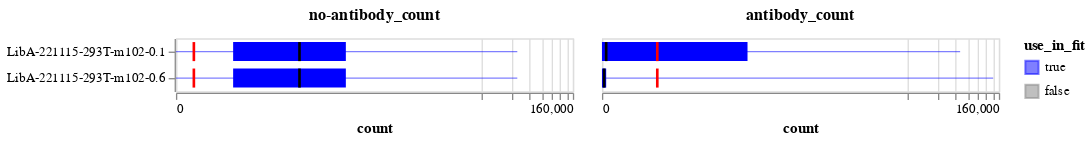

Here is the notebook cell this chart was saved with:
### Markdown cell above
Now plot the distribution of no-antibody and antibody counts versus the thresholds.
Recall we keep variants that meet **either** threshold, and in an ideal experiment all variants would meet the no-antibody threshold but we may expect only a small fraction (true escape mutations) to meet the antibody threshold.

In the plots below, the bars span the interquartile range, the lines go from min to max, the dark black line is the median, and the red line is the threshold for counts to be retained (a variant only needs to meet one threshold).

### Code cell
count_summary = (
    prob_escape.melt(
        id_vars=["sample", "concentration", "use_in_fit"],
        value_vars=["antibody_count", "no-antibody_count"],
        var_name="count_type",
        value_name="count",
    )
    .groupby(["sample", "concentration", "use_in_fit", "count_type"], as_index=False)
    .aggregate(
        median=pd.NamedAgg("count", "median"),
        q1=pd.NamedAgg("count", lambda s: s.quantile(0.25)),
        q3=pd.NamedAgg("count", lambda s: s.quantile(0.75)),
        min=pd.NamedAgg("count", "min"),
        max=pd.NamedAgg("count", "max"),
    )
    .merge(
        min_counts.rename(
            columns={
                "min_antibody_count": "antibody_count",
                "min_no_antibody_count": "no-antibody_count",
            }
        ).melt(id_vars="sample", var_name="count_type", value_name="threshold"),
        on=["sample", "count_type"],
        validate="one_to_one",
    )
)

base_chart = alt.Chart(count_summary).encode(
    y=alt.Y("sample", title=None, sort=alt.SortField("concentration")),
    tooltip=count_summary.columns.tolist(),
    color=alt.Color(
        "use_in_fit",
        scale=alt.Scale(domain=[True, False], range=["blue", "gray"]),
    ),
)

quantile_bar = base_chart.encode(
    x=alt.X(
        "q1",
        scale=alt.Scale(type="symlog", constant=20),
        axis=alt.Axis(labelOverlap=True),
        title="count",
    ),
    x2="q3",
).mark_bar(color="blue", height={"band": 0.8})

range_line = base_chart.encode(x="min", x2="max").mark_rule(color="blue", opacity=0.5)

median_line = base_chart.encode(
    x="median", x2="median", color=alt.value("black")
).mark_bar(xOffset=1, x2Offset=-1, height={"band": 0.8})

threshold_line = base_chart.encode(
    x="threshold", x2="threshold", color=alt.value("red")
).mark_bar(xOffset=1, x2Offset=-1, height={"band": 0.8})

count_summary_chart = (quantile_bar + range_line + median_line + threshold_line).facet(
    column=alt.Column(
        "count_type",
        title=None,
        sort="descending",
        header=alt.Header(labelFontWeight="bold", labelFontSize=12),
    ),
)

count_summary_chart

### Figure 1 — Vega-Lite specification as saved in the notebook (floating-point values rounded to 4 significant figures)
{"config": {"view": {"continuousWidth": 300, "continuousHeight": 300}}, "data": {"name": "data-f13c33bc8715654015b406ece74e6a67"}, "facet": {"column": {"field": "count_type", "header": {"labelFontSize": 12, "labelFontWeight": "bold"}, "sort": "descending", "title": null, "type": "nominal"}}, "spec": {"layer": [{"mark": {"type": "bar", "color": "blue", "height": {"band": 0.8}}, "encoding": {"color": {"field": "use_in_fit", "scale": {"domain": [true, false], "range": ["blue", "gray"]}, "type": "nominal"}, "tooltip": [{"field": "sample", "type": "nominal"}, {"field": "concentration", "type": "quantitative"}, {"field": "use_in_fit", "type": "nominal"}, {"field": "count_type", "type": "nominal"}, {"field": "median", "type": "quantitative"}, {"field": "q1", "type": "quantitative"}, {"field": "q3", "type": "quantitative"}, {"field": "min", "type": "quantitative"}, {"field": "max", "type": "quantitative"}, {"field": "threshold", "type": "quantitative"}], "x": {"axis": {"labelOverlap": true}, "field": "q1", "scale": {"constant": 20, "type": "symlog"}, "title": "count", "type": "quantitative"}, "x2": {"field": "q3"}, "y": {"field": "sample", "sort": {"field": "concentration"}, "title": null, "type": "nominal"}}}, {"mark": {"type": "rule", "color": "blue", "opacity": 0.5}, "encoding": {"color": {"field": "use_in_fit", "scale": {"domain": [true, false], "range": ["blue", "gray"]}, "type": "nominal"}, "tooltip": [{"field": "sample", "type": "nominal"}, {"field": "concentration", "type": "quantitative"}, {"field": "use_in_fit", "type": "nominal"}, {"field": "count_type", "type": "nominal"}, {"field": "median", "type": "quantitative"}, {"field": "q1", "type": "quantitative"}, {"field": "q3", "type": "quantitative"}, {"field": "min", "type": "quantitative"}, {"field": "max", "type": "quantitative"}, {"field": "threshold", "type": "quantitative"}], "x": {"field": "min", "type": "quantitative"}, "x2": {"field": "max"}, "y": {"field": "sample", "sort": {"field": "concentration"}, "title": null, "type": "nominal"}}}, {"mark": {"type": "bar", "height": {"band": 0.8}, "x2Offset": -1, "xOffset": 1}, "encoding": {"color": {"value": "black"}, "tooltip": [{"field": "sample", "type": "nominal"}, {"field": "concentration", "type": "quantitative"}, {"field": "use_in_fit", "type": "nominal"}, {"field": "count_type", "type": "nominal"}, {"field": "median", "type": "quantitative"}, {"field": "q1", "type": "quantitative"}, {"field": "q3", "type": "quantitative"}, {"field": "min", "type": "quantitative"}, {"field": "max", "type": "quantitative"}, {"field": "threshold", "type": "quantitative"}], "x": {"field": "median", "type": "quantitative"}, "x2": {"field": "median"}, "y": {"field": "sample", "sort": {"field": "concentration"}, "title": null, "type": "nominal"}}}, {"mark": {"type": "bar", "height": {"band": 0.8}, "x2Offset": -1, "xOffset": 1}, "encoding": {"color": {"value": "red"}, "tooltip": [{"field": "sample", "type": "nominal"}, {"field": "concentration", "type": "quantitative"}, {"field": "use_in_fit", "type": "nominal"}, {"field": "count_type", "type": "nominal"}, {"field": "median", "type": "quantitative"}, {"field": "q1", "type": "quantitative"}, {"field": "q3", "type": "quantitative"}, {"field": "min", "type": "quantitative"}, {"field": "max", "type": "quantitative"}, {"field": "threshold", "type": "quantitative"}], "x": {"field": "threshold", "type": "quantitative"}, "x2": {"field": "threshold"}, "y": {"field": "sample", "sort": {"field": "concentration"}, "title": null, "type": "nominal"}}}]}, "$schema": "https://vega.github.io/schema/vega-lite/v5.8.0.json", "datasets": {"data-f13c33bc8715654015b406ece74e6a67": [{"sample": "LibA-221115-293T-m102-0.1", "concentration": 0.1, "use_in_fit": true, "count_type": "antibody_count", "median": 2.0, "q1": 0.0, "q3": 520.0, "min": 0, "max": 66549, "threshold": 50.0}, {"sample": "LibA-221115-293T-m102-0.1", "concentration": 0.1, "use_in_fit": true, "count_type": "no-antibody_count", "median": 308.0, "q1": 53.0, "q3": 917.0, "min": 0, "max": 45458, "threshold": 10.0}, {"sample": "LibA-221115-293T-m102-0.6", "concentration": 0.6, "use_in_fit": true, "count_type": "antibody_count", "median": 1.0, "q1": 0.0, "q3": 2.0, "min": 0, "max": 140702, "threshold": 50.0}, {"sample": "LibA-221115-293T-m102-0.6", "concentration": 0.6, "use_in_fit": true, "count_type": "no-antibody_count", "median": 308.0, "q1": 53.0, "q3": 917.0, "min": 0, "max": 45458, "threshold": 10.0}]}}
